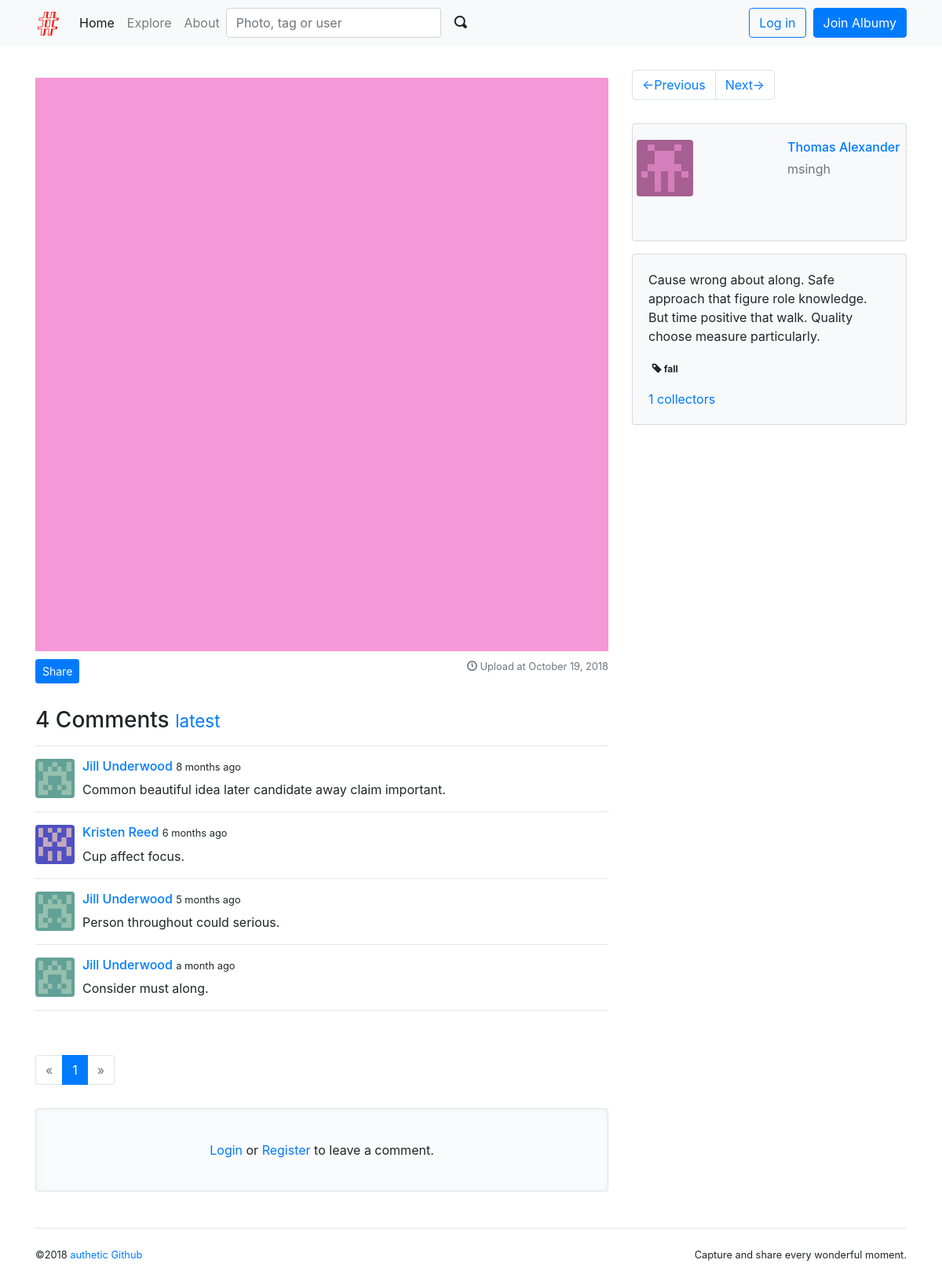
/photo/5, run on the app's committed database.
### albumy/models.py (models this page shows, shortened)
@whooshee.register_model('description')
class Photo(db.Model):
    id = db.Column(db.Integer, primary_key=True)
    description = db.Column(db.String(500))
    filename = db.Column(db.String(64))
    filename_s = db.Column(db.String(64))
    filename_m = db.Column(db.String(64))
    timestamp = db.Column(db.DateTime, default=datetime.utcnow)
    flag = db.Column(db.Integer, default=0)
    author_id = db.Column(db.Integer, db.ForeignKey('user.id'))
    author = db.relationship('User', back_populates='photos')
    tags = db.relationship('Tag', secondary=tagging, back_populates='photos')
    collectors = db.relationship('Collect', back_populates='collected', cascade='all')

class Comment(db.Model):
    id = db.Column(db.Integer, primary_key=True)
    timestamp = db.Column(db.DateTime, default=datetime.utcnow, index=True)
    body = db.Column(db.Text)
    flag = db.Column(db.Integer, default=0)
    replied_id = db.Column(db.Integer, db.ForeignKey('comment.id'))
    author_id = db.Column(db.Integer, db.ForeignKey('user.id'))
    photo_id = db.Column(db.Integer, db.ForeignKey('photo.id'))
    photo = db.relationship('Photo', backref=db.backref('comments', cascade='all'))
    author = db.relationship('User', backref=db.backref('comments', cascade='all'))
    replies = db.relationship('Comment', back_populates='replied', cascade='all')
    replied = db.relationship('Comment', back_populates='replies', remote_side=[id])

@whooshee.register_model('username', 'name')
class User(db.Model, UserMixin):
    id = db.Column(db.Integer, primary_key=True)
    username = db.Column(db.String(20), unique=True, index=True)
    email = db.Column(db.String(254), unique=True, index=True)
    password_hash = db.Column(db.String(128))
    name = db.Column(db.String(30))
    website = db.Column(db.String(255))
    bio = db.Column(db.String(120))
    location = db.Column(db.String(50))
    member_since = db.Column(db.DateTime, default=datetime.utcnow)
    confirmed = db.Column(db.Boolean, default=False)
    avatar_s = db.Column(db.String(64))
    avatar_m = db.Column(db.String(64))
    avatar_l = db.Column(db.String(64))
    avatar_raw = db.Column(db.String(64))
    receive_comment_notification = db.Column(db.Boolean, default=True)
    receive_follow_notification = db.Column(db.Boolean, default=True)
    receive_collect_notification = db.Column(db.Boolean, default=True)
    show_collections = db.Column(db.Boolean, default=True)
    locked = db.Column(db.Boolean, default=False)
    active = db.Column(db.Boolean, default=True)
    role_id = db.Column(db.Integer, db.ForeignKey('role.id'))
    role = db.relationship('Role', back_populates='users')
    photos = db.relationship('Photo', back_populates='author', cascade='all')
    collections = db.relationship('Collect', back_populates='collector', cascade='all')
    following = db.relationship('Follow', foreign_keys=[Follow.follower_id], back_populates=
                                'follower', lazy='dynamic', cascade='all')
    followers = db.relationship('Follow', foreign_keys=[Follow.followed_id], back_populates=
                                'followed', lazy='dynamic', cascade='all')
    notifications = db.relationship('Notification', back_populates='receiver',
                                    cascade='all')

@whooshee.register_model('name')
class Tag(db.Model):
    id = db.Column(db.Integer, primary_key=True)
    name = db.Column(db.String(30), index=True)
    photos = db.relationship('Photo', secondary=tagging, back_populates='tags')

### albumy/blueprints/main.py (the view)
@main_bp.route('/photo/<int:photo_id>')
def show_photo(photo_id):
    photo = Photo.query.get_or_404(photo_id)
    page = request.args.get('page', 1, type=int)
    per_page = current_app.config['ALBUMY_COMMENT_PER_PAGE']
    pagination = Comment.query.with_parent(photo).order_by(Comment.timestamp).paginate(page, per_page)
    comments = pagination.items
    description_form = DescriptionForm()
    comment_form = CommentForm()
    tag_form = TagForm()
    description_form.description.data = photo.description
    return render_template('main/photo.html', photo=photo, description_form=description_form,
                           comment_form=comment_form, pagination=pagination, comments=comments,
                           tag_form=tag_form)

### albumy/templates/main/photo.html (shortened to what this page needs)
{% extends 'base.html' %}
{% from 'bootstrap/form.html' import render_form, render_field %}
{% from 'bootstrap/pagination.html' import render_pagination %}
{% block content %}
    <div class="row">
        <div class="col-md-8">
            <div class="photo">
                <a href="{{ url_for('.get_image', filename=photo.filename) }}" target="_blank">
                    <img class="img-fluid" src="{{ url_for('.get_image', filename=photo.filename_m) }}">
                </a>
            </div>
            <a class="btn btn-primary btn-sm text-white" data-toggle="modal" data-target="#shareModal">Share</a>
            <p class="text-muted float-right small">
                <span class="oi oi-clock"></span>
                Upload at {{ moment(photo.timestamp).format('LL') }}
            </p>
            {% include 'main/_comments.html' %}
        </div>
        <div class="col-md-4">
            {% include 'main/_photo_sidebar.html' %}
        </div>
    </div>
{% endblock %}

### albumy/templates/base.html (shortened to what this page needs)
<!DOCTYPE html>
<html lang="en">
<head>
    {% block styles %}
        <link rel="stylesheet" href="{{ url_for('static', filename='css/bootstrap.min.css') }}">
        <link rel="stylesheet" href="{{ url_for('static', filename='open-iconic/font/css/open-iconic-bootstrap.css') }}">
        <link rel="stylesheet" href="{{ url_for('static', filename='css/style.css') }}">
    {% endblock %}
</head>
<body>
    {% block navbar %}
        <nav class="navbar navbar-expand-lg navbar-light bg-light">
            <div class="container">
              <a class="navbar-brand" href="{{ url_for('main.index') }}">
                  <img src="{{ url_for('static', filename='favicon.ico') }}" alt="Albumy">
              </a>
              <div class="collapse navbar-collapse" id="navbarSupportedContent">
                <div class="navbar-nav mr-auto">
                    <ul class="navbar-nav">
                      <li class="nav-item active">
                        <a class="nav-link" href="{{ url_for('main.index') }}">Home <span class="sr-only">(current)</span></a>
                      </li>
                      <li class="nav-item">
                        <a class="nav-link" href="{{ url_for('main.explore') }}">Explore</a>
                      </li>
                      <li class="nav-item">
                          <a class="nav-link" href="#">About</a>
                      </li>
                    </ul>
                    <form class="form-inline my-2 my-lg-0" action="{{ url_for('main.search') }}">
                      <input class="form-control mr-sm-1" type="search" name="q"
                             placeholder="Photo, tag or user" required aria-label="Search">
                      <button class="btn btn-light my-2 my-sm-0" type="submit">
                        <span class="oi oi-magnifying-glass"></span>
                      </button>
                    </form>
                </div>
                <div class="navbar-nav ml-auto">
                    {% if current_user.is_authenticated %}
                        <a class="nav-item nav-link" href="{{ url_for('main.show_notifications', filter=
                                'unread')}}">
                            <span class="oi oi-bell"></span>
                             <span id="notification-badge"
                              class="{% if notification_count == 0 %}hide{% endif %} badge badge-danger badge-notification"
                              data-href="{{ url_for('ajax.notifications_count') }}">{{ notification_count }}</span>
                        </a>
                        <a class="nav-item nav-link" href="{{ url_for('main.upload') }}" title="Upload">
                            <span class="oi oi-cloud-upload"></span>&nbsp;&nbsp;
                        </a>
                        <div class="dropdown nav-item">
                            <a href="#" class="nav-link dropdown-toggle" data-toggle="dropdown" role="button" aria-expanded="false">
                                <img class="avatar-xs" src="{{ url_for('main.get_avatar', filename=current_user.avatar_s) }}">
                                <span class="caret"></span>
                            </a>
                            <div class="dropdown-menu dropdown-menu-right" role="menu">
                                <h6 class="dropdown-header">Logged in as {{ current_user.username }}</h6>
                                <a class="dropdown-item" href="{{ url_for('user.index', username=current_user.username) }}">
                                    <span class="oi oi-person"></span> My Home
                                </a>
                                <div class="dropdown-divider"></div>
                                <a class="dropdown-item" href="#">
                                    <span class="oi oi-cog"></span> Settings
                                </a>
                                {% if current_user.can('MODERATE') %}
                                    <a class="dropdown-item" href="#">
                                        <span class="oi oi-dashboard"></span> Dashboard
                                    </a>
                                {% endif %}
                                <a class="dropdown-item" href="#">
                                    <span class="oi oi-power-standby"></span> Logout
                                </a>
                            </div>
                        </div>
                    {% else %}
                        <a class="btn btn-outline-primary" href="{{ url_for('auth.login') }}">Log in</a>&nbsp;&nbsp;
                        <a class="btn btn-primary" href="{{ url_for('auth.register') }}">Join Albumy</a>
                    {% endif %}
                </div>
              </div>
            </div>
        </nav>
    {% endblock %}
    <main>
        <div class="container">
            {% block content %}
            {% endblock %}
            {% block footer %}
                <footer>
                    <p class="float-left">
                        <small>&copy;2018
                            <a href="https://cnblogs/authetic">authetic</a>
                            <a href="https://github.com/authetic-x" title="Follow me on Github">Github</a>
                        </small>
                    </p>
                    <p class="float-right">
                        <small>Capture and share every wonderful moment.</small>
                    </p>
                </footer>
            {% endblock %}
        </div>
    </main>
</body>
</html>

### albumy/templates/main/_comments.html (shortened to what this page needs)
<div class="comments" id="comments">
    <h3>{{ photo.comments|length }} Comments
        <small>
            <a href="{{ url_for('.show_photo', photo_id=photo.id, page=pagination.pages or 1) }}#comment-form">latest</a>
        </small>
    </h3>
    <hr>
    {% if comments %}
        {% for comment in comments %}
            <div class="comment">
                <div class="comment-thumbnail">
                    <a href="{{ url_for('user.index', username=comment.author.username) }}">
                        <img class="rounded img-fluid avatar-s profile-popover"
                             data-href="{{ url_for('ajax.get_profile', user_id=comment.author.id) }}"
                             src="{{ url_for('main.get_avatar', filename=comment.author.avatar_m) }}">
                    </a>
                </div>
                <div class="comment-body">
                    <h6>
                        <a class="profile-popover"
                           data-href="{{ url_for('ajax.get_profile', user_id=comment.author.id) }}"
                           href="{{ url_for('user.index', username=comment.author.username) }}">
                            {{ comment.author.name }}
                        </a>
                        <small data-toggle="tooltip" data-placement="top" data-timestamp="{{ comment.timestamp }}"
                               data-delay="500">
                            {{ moment(comment.timestamp).fromNow(refresh=True) }}
                        </small>
                    </h6>
                    <p>
                        {{ comment.body }}
                    </p>
                </div>
            </div>
            <hr>
        {% endfor %}
        <div class="page-footer">
            {{ render_pagination(pagination) }}
        </div>
    {% else %}
        <p class="tip">No comments.</p>
    {% endif %}
    {% if current_user.is_authenticated %}
        {% if current_user.can('COMMENT') %}
            {% if request.args.get('reply') %}
                <div class="alert alert-dark">
                    Reply to {{ request.args.get('author') }}:
                    <a class="float-right" href="{{ url_for('.show_photo', photo_id=photo.id) }}">Cancel</a>
                </div>
            {% endif %}
            <div class="comment-form-area">
                <div class="comment-form-thumbnail">
                    <img class="rounded img-fluid avatar-s"
                         src="{{ url_for('main.get_avatar', filename=current_user.avatar_m) }}">
                </div>
                <div class="comment-form" id="comment-form">
                    {{ render_form(comment_form, action=url_for('.new_comment', photo_id=photo.id, page=pagination.pages),
                    extra_classes="text-right") }}
                </div>
            </div>
        {% else %}
            <p class="tip">
                No permission.
            </p>
        {% endif %}
    {% else %}
        <p class="tip">
            <a href="{{ url_for('auth.login') }}">Login</a>
            or
            <a href="{{ url_for('auth.register') }}">Register</a> to leave a comment.
        </p>
    {% endif %}
</div>

### albumy/templates/main/_photo_sidebar.html (shortened to what this page needs)
<nav aria-label="Page navigation">
    <ul class="pagination">
        <li class="page-item">
            <a class="page-link" href="{{ url_for('.photo_previous', photo_id=photo.id) }}">
                &larr;Previous
            </a>
        </li>
        <li class="page-item">
            <a class="page-link" href="{{ url_for('.photo_next', photo_id=photo.id) }}">
                Next&rarr;
            </a>
        </li>
    </ul>
</nav>
<div class="card bg-light mb-3 w-100 sidebar-card">
    <div class="card-body">
        <div class="row">
            <a href="{{ url_for('user.index', username=photo.author.username) }}">
                <img class="img-fluid rounded" src="{{ url_for('main.get_avatar', filename=
                        photo.author.avatar_m)}}">
            </a>
            <div class="sidebar-profile">
                <h6 class="card-title">
                    <a href="{{ url_for('user.index', username=photo.author.username) }}">
                        {{ photo.author.name }}
                    </a>
                </h6>
                <p class="card-subtitle mb-2 text-muted">{{ photo.author.username }}</p>
            </div>
        </div>
    </div>
</div>
<div class="card bg-light mb-3 w-100">
    <div class="card-body">
        <div id="description">
            <p>
                {% if photo.description %}
                    {{ photo.description }}
                {% endif %}
            </p>
        </div>
         <div id="tags">
            <p>
                {% if photo.tags %}
                    {% for tag in photo.tags %}
                        <a class="badge badge-light"
                           href="{{ url_for('.show_tag', tag_id=tag.id) }}" target="_blank"><span
                                class="oi oi-tag"></span> {{ tag.name }}</a>
                    {% endfor %}
                {% endif %}
            </p>
        </div>
        {% if photo.collectors %}
            <a href="{{ url_for('main.show_collectors', photo_id=photo.id) }}">{{ photo.collectors|length }}
                collectors</a>
        {% endif %}
    </div>
</div>

### data on the page
Photo: filename_m (picture), timestamp "October 19, 2018", description "Cause wrong about along. Safe approach that figure role knowledge. But time positive that walk. Quality choose measure particularly."
Comment: avatar_m (picture), author.name "Jill Underwood", timestamp "8 months ago", body "Common beautiful idea later candidate away claim important."
Comment: avatar_m (picture), author.name "Kristen Reed", timestamp "6 months ago", body "Cup affect focus."
Comment: avatar_m (picture), author.name "Jill Underwood", timestamp "5 months ago", body "Person throughout could serious."
Comment: avatar_m (picture), author.name "Jill Underwood", timestamp "a month ago", body "Consider must along."
User: avatar_m (picture), author.name "Thomas Alexander", author.username "msingh"
Tag: name "fall"

### other printed values
{{ photo.comments|length }} "4"
{{ render_pagination(pagination) }} "« 1 »"
{{ photo.collectors|length }} "1"
